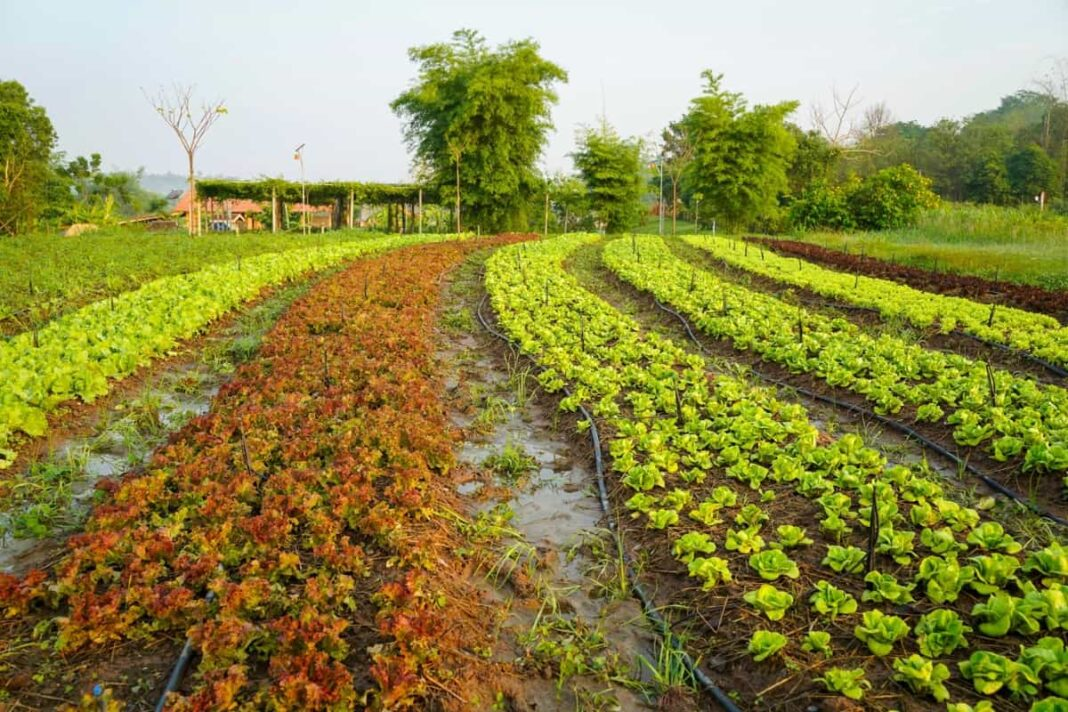
#> input picture Segmentation {Crop Image}/farm.jpg, 1068 x 712 px, found by its file name
$ jupyter execute 21BAI1778_MV_Lab4.ipynb
#> lines starting #> are read from the running program, lines starting #| are printed output that depends on the picture; after the words box and inside, x2 and y2 are one past the last pixel; in counts of white or black regions, pixels touching at a corner belong together; long printed decimals are rounded
[cell 1]
import cv2
import numpy as np
import scipy
from scipy import ndimage
import skimage
from skimage import io
import torch
import matplotlib.pyplot as plt
from PIL import Image

# Crop Health Analysis Using Drone Images

## Introduction
This notebook demonstrates the process of segmenting an aerial image of farmland into different regions, such as healthy crops, unhealthy crops, and non-crop areas (e.g., soil, weeds, water). The goal is to analyze these segments to assess the health of the crops and provide insights that can help farmers make informed decisions.

## Step 1: Image Creation/Acquisition
First, we will either create or load an image that simulates an aerial view of farmland. The image will include distinct regions representing healthy crops, unhealthy crops, and other elements like soil or water.

[cell 2]
import cv2
import numpy as np
import matplotlib.pyplot as plt

image = cv2.imread('/content/drive/MyDrive/Colab Notebooks/MV/Lab 5/farm.jpg')
#> image is the input picture: shape (712, 1068, 3); mean B, G, R 73.6, 137.4, 141.9
image_rgb = cv2.cvtColor(image, cv2.COLOR_BGR2RGB)

plt.figure(figsize=(20, 10))
plt.imshow(image_rgb)
plt.title("Original Image")
plt.axis('off')
plt.show()

## Step 2: Image Segmentation
Next, we'll perform image segmentation to separate the different regions of the farmland. This step involves converting the image to different color spaces and applying thresholding or clustering techniques to identify distinct areas.

[cell 3]
image_hsv = cv2.cvtColor(image, cv2.COLOR_BGR2HSV)
#> image_hsv: shape (712, 1068, 3); mean H, S, V 39.2, 151.5, 150

healthy_lower = np.array([35, 100, 50])
healthy_upper = np.array([85, 255, 255])

unhealthy_lower = np.array([15, 100, 50])
unhealthy_upper = np.array([35, 255, 255])

healthy_mask = cv2.inRange(image_hsv, healthy_lower, healthy_upper)
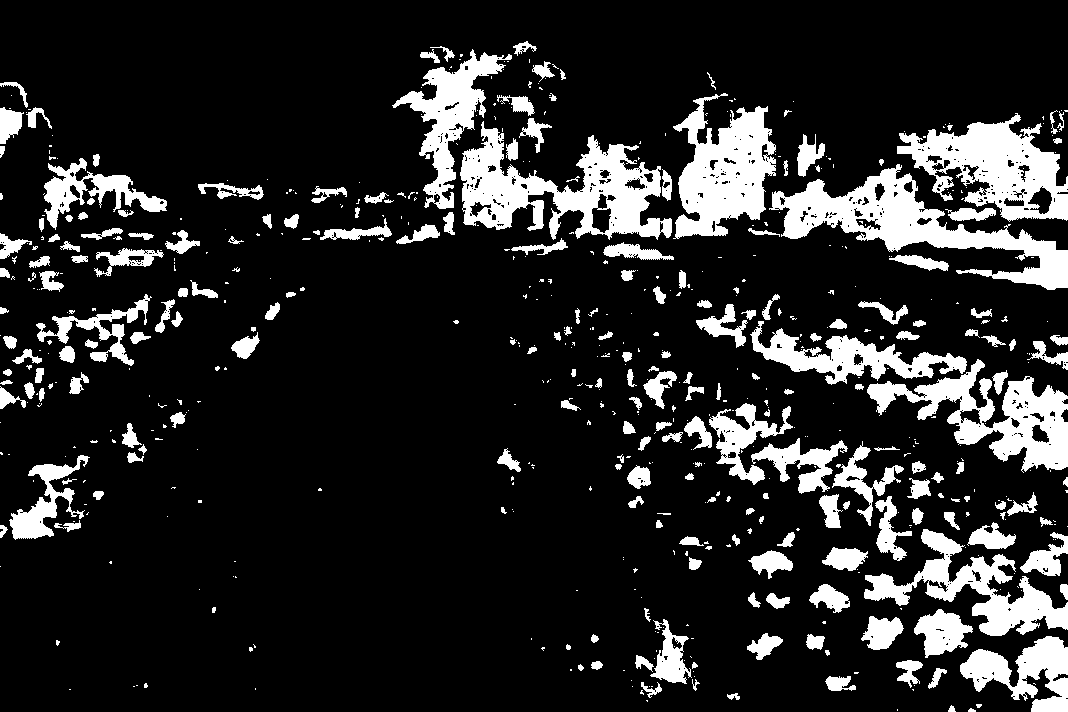
#> healthy_mask: shape (712, 1068); 15.7% white; 622 white regions (401 under 20 px), largest, box (x1, y1, x2, y2) and area: (769, 164, 1068, 290) 11021, (460, 121, 672, 240) 10859, (897, 113, 1068, 222) 8998
healthy_segment = cv2.bitwise_and(image_rgb, image_rgb, mask=healthy_mask)

unhealthy_mask = cv2.inRange(image_hsv, unhealthy_lower, unhealthy_upper)
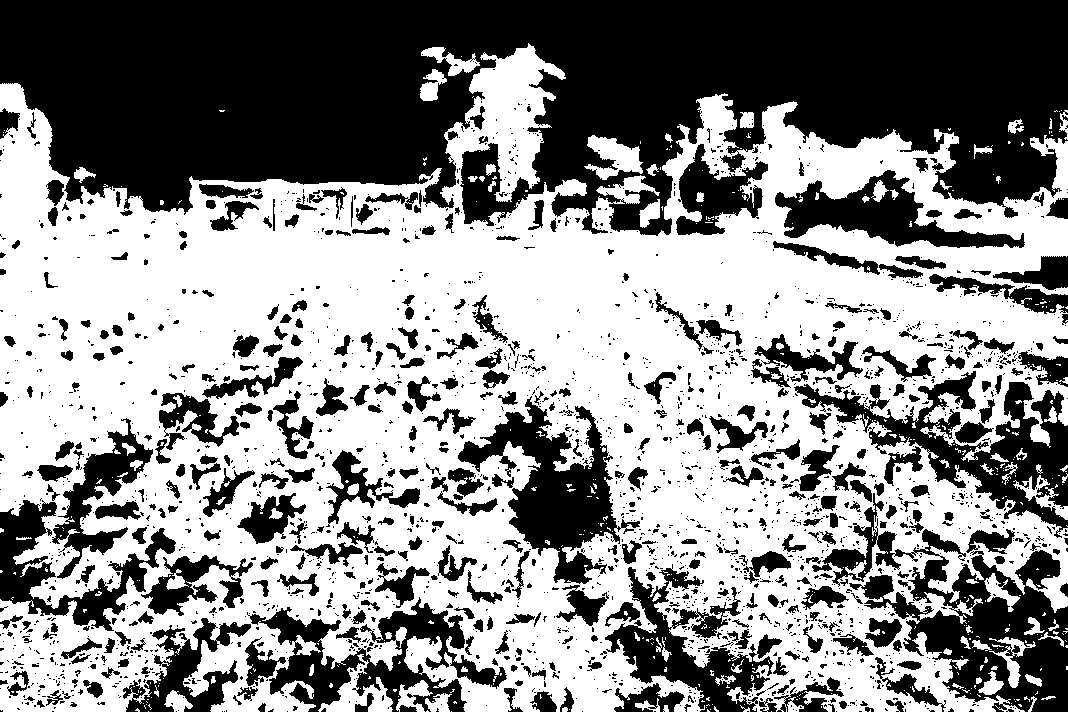
#> unhealthy_mask: shape (712, 1068); 55.1% white; 2399 black regions (1929 under 20 px), largest, box (x1, y1, x2, y2) and area: (0, 0, 1068, 236) 173173, (812, 493, 1068, 712) 18912, (794, 371, 1068, 538) 13261
unhealthy_segment = cv2.bitwise_and(image_rgb, image_rgb, mask=unhealthy_mask)
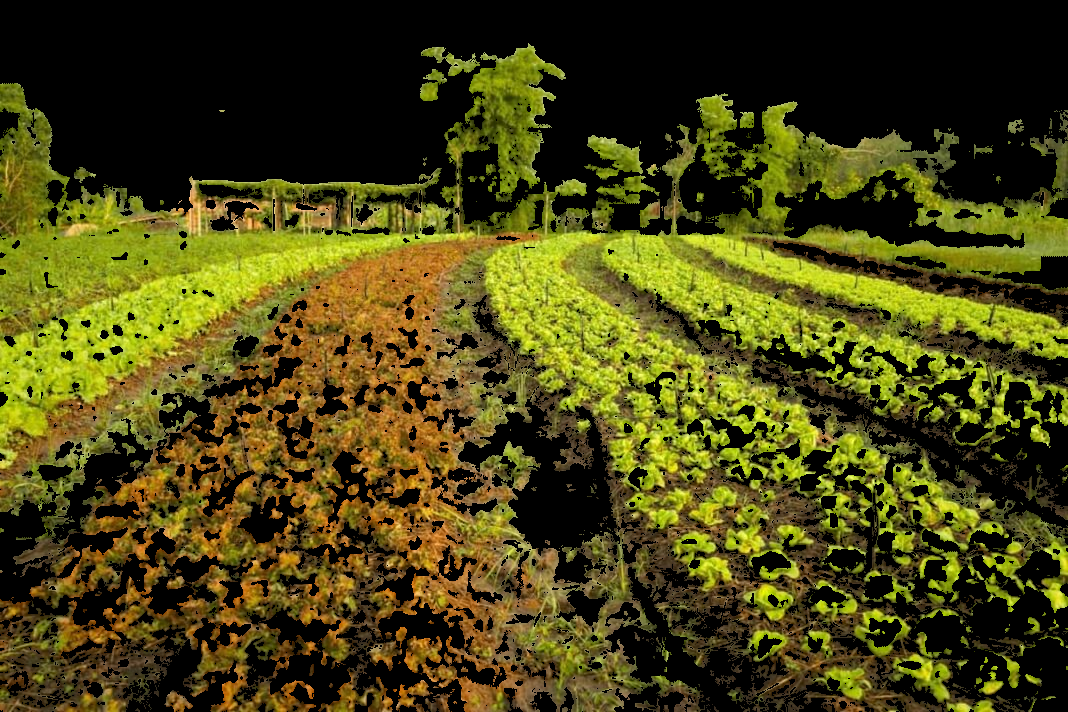
#> unhealthy_segment: shape (712, 1068, 3); mean R, G, B 73.1, 68.7, 18.9

background_mask = cv2.bitwise_not(cv2.bitwise_or(healthy_mask, unhealthy_mask))
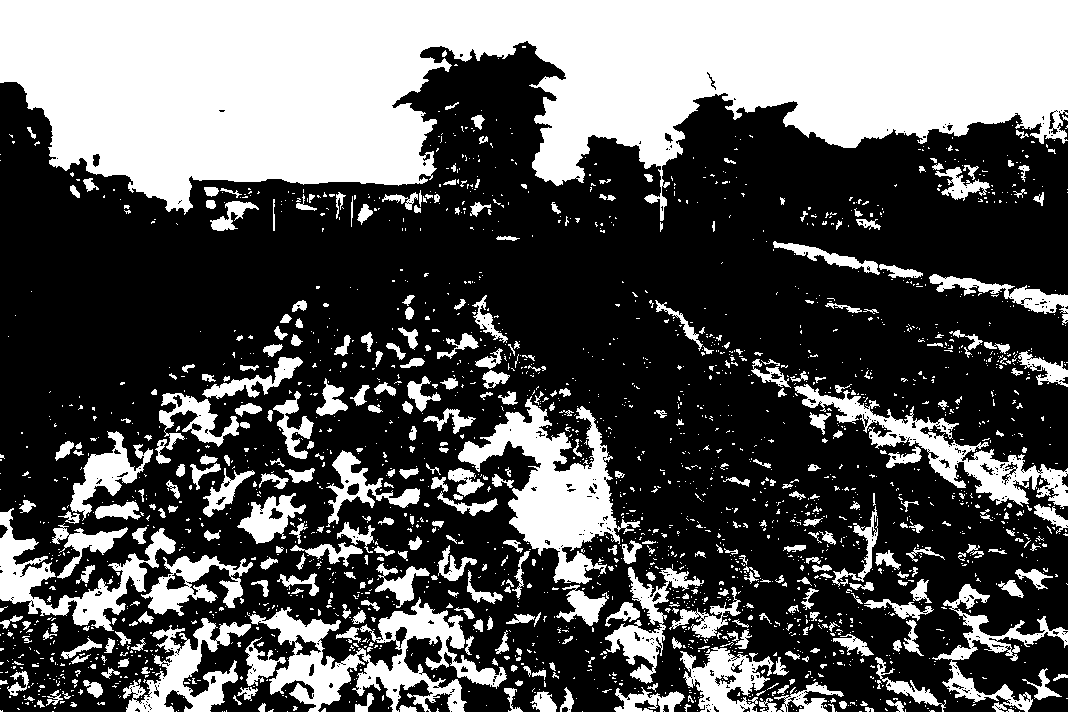
#> background_mask: shape (712, 1068); 35% white; 2329 white regions (1919 under 20 px), largest, box (x1, y1, x2, y2) and area: (0, 0, 1068, 221) 150046, (458, 396, 640, 584) 11990, (247, 597, 507, 712) 10339
background_segment = cv2.bitwise_and(image_rgb, image_rgb, mask=background_mask)
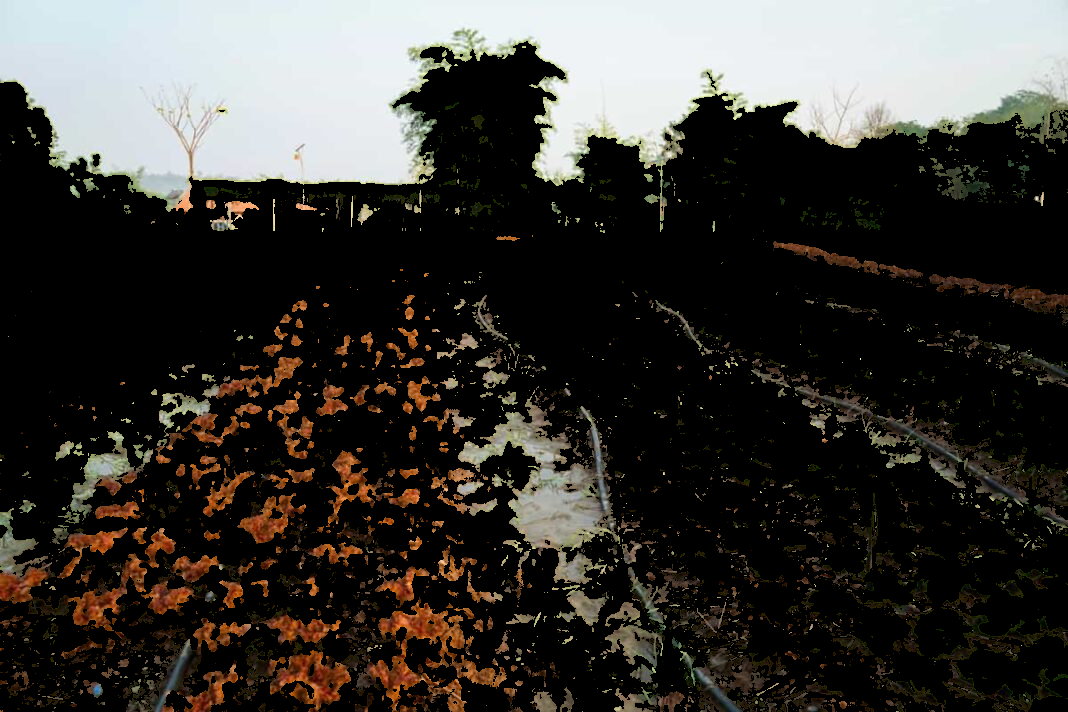
#> background_segment: shape (712, 1068, 3); mean R, G, B 59.3, 56.8, 52.1

plt.figure(figsize=(20, 10))

plt.subplot(1, 3, 1)
plt.imshow(healthy_segment)
plt.title("Healthy Crops")
plt.axis('off')

plt.subplot(1, 3, 2)
plt.imshow(unhealthy_segment)
plt.title("Unhealthy Crops")
plt.axis('off')

plt.subplot(1, 3, 3)
plt.imshow(background_segment)
plt.title("Background/Non-Crop Areas")
plt.axis('off')

plt.show()

## Step 3: Extraction and Display of Segmented Regions
We'll now extract and display the segmented regions of interest, specifically focusing on the healthy and unhealthy crops.

[cell 4]
# Extract and display the healthy crops
plt.figure(figsize=(10, 10))
plt.imshow(healthy_segment)
plt.title("Extracted Healthy Crops")
plt.axis('off')
plt.show()

# Extract and display the unhealthy crops
plt.figure(figsize=(10, 10))
plt.imshow(unhealthy_segment)
plt.title("Extracted Unhealthy Crops")
plt.axis('off')
plt.show()

## Step 4: Analysis and Description
In this step, we'll analyze the segmented regions to describe their characteristics, such as area, shape, and color distribution. We'll use this information to assess the health of the crops.

[cell 5]
healthy_area = np.sum(healthy_mask > 0)
#> healthy_area = 119265
unhealthy_area = np.sum(unhealthy_mask > 0)
#> unhealthy_area = 419175

healthy_mean_color = cv2.mean(image_rgb, mask=healthy_mask)
#> healthy_mean_color = (107.6, 130.3, 28.14, 0)
unhealthy_mean_color = cv2.mean(image_rgb, mask=unhealthy_mask)
#> unhealthy_mean_color = (132.7, 124.6, 34.36, 0)

print(f"Healthy Crops Area: {healthy_area} pixels")
#| Healthy Crops Area: 119265 pixels
print(f"Unhealthy Crops Area: {unhealthy_area} pixels")
#| Unhealthy Crops Area: 419175 pixels
print(f"Healthy Crops Mean Color (RGB): {healthy_mean_color[:3]}")
#| Healthy Crops Mean Color (RGB): (107.614, 130.313, 28.136)
print(f"Unhealthy Crops Mean Color (RGB): {unhealthy_mean_color[:3]}")
#| Unhealthy Crops Mean Color (RGB): (132.691, 124.625, 34.360)
